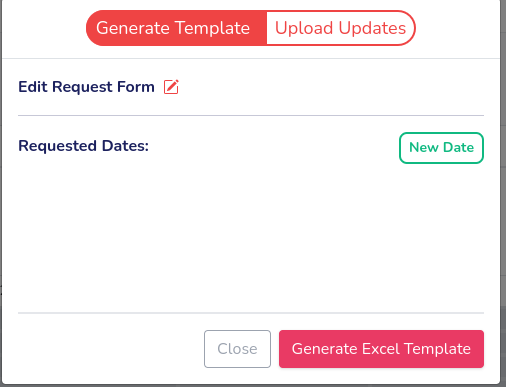
#> input picture first.png, 506 x 387 px
$ python -i cartoon.py   (imports and definitions only)
#> lines starting #> are read from the running program, lines starting #| are printed output that depends on the picture; after the words box and inside, x2 and y2 are one past the last pixel; in counts of white or black regions, pixels touching at a corner belong together
from crypt import methods
from flask import Flask, jsonify, request
import argparse
import time
import numpy as np
from collections import defaultdict
from scipy import stats
import cv2

# [1 line not run here, left out]


# [13 lines that did not run here, left out]


def makecartoon(image):
    """
    convert image into cartoon-like image
    """

    output = np.array(image)
    x, y, c = output.shape
#> x = 387; y = 506; c = 3

    for i in range(c):
        output[:, :, i] = cv2.bilateralFilter(output[:, :, i], 5, 50, 50)
#> output: shape (387, 506, 3); mean R, G, B 247.5, 235.5, 237.4
    edge = cv2.Canny(output, 100, 200)
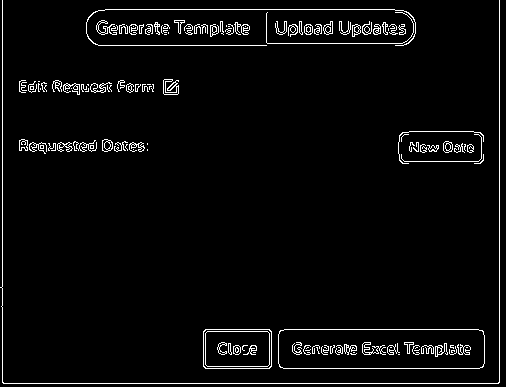
#> edge: shape (387, 506); 3.5% white in thin lines or dots

    output = cv2.cvtColor(output, cv2.COLOR_RGB2HSV)
#> output: shape (387, 506, 3); mean H, S, V 14.8, 15.5, 248.7

    hists = []

    hist, _ = np.histogram(output[:, :, 0], bins=np.arange(180+1))
#> hist = 180 values, max 171713 at index 0, min 0 at index 14, mean 1087.9
    hists.append(hist)

    hist, _ = np.histogram(output[:, :, 1], bins=np.arange(256+1))
#> hist = 256 values, max 162771 at index 0, min 0 at index 196, mean 764.9
    hists.append(hist)

    hist, _ = np.histogram(output[:, :, 2], bins=np.arange(256+1))
#> hist = 256 values, max 152704 at index 255, min 0 at index 0, mean 764.9
    hists.append(hist)

    C = []
    for h in hists:
        C.append(k_histogram(h))
#> this loop made 3 passes
#> after the loop, C = [[0, 128], [0, 50, 132, 180, 194], [113, 204, 253]]
    print("centroids: {0}".format(C))
#| centroids: [array([  0., 128.]), array([  0.,  50., 132., 180., 194.]), array([113., 204., 253.])]

    output = output.reshape((-1, c))
    for i in range(c):
        channel = output[:, i]
        index = np.argmin(np.abs(channel[:, np.newaxis] - C[i]), axis=1)
        output[:, i] = C[i][index]
    output = output.reshape((x, y, c))
#> output: shape (387, 506, 3); mean H, S, V 14.5, 15.1, 248.6
    output = cv2.cvtColor(output, cv2.COLOR_HSV2RGB)
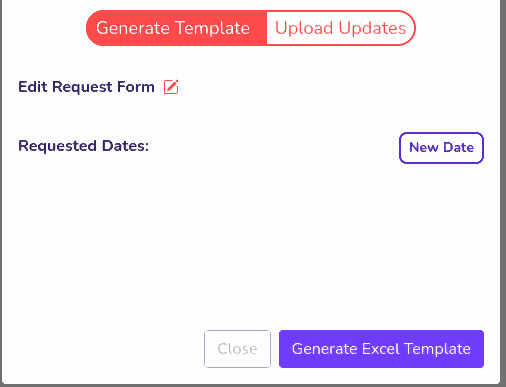
#> output: shape (387, 506, 3); mean R, G, B 242.7, 234.1, 242.2

    contours, _ = cv2.findContours(edge,
                                   cv2.RETR_EXTERNAL,
                                   cv2.CHAIN_APPROX_NONE)
#> contours = 100 contours, 69 with area under 20; largest, box (x1, y1, x2, y2) and area: (278, 329, 485, 369) 7997, (203, 329, 272, 369) 2644, (163, 79, 179, 95) 119, (102, 139, 113, 152) 104, (443, 141, 453, 153) 85

    cv2.drawContours(output, contours, -1, 0, thickness=1)
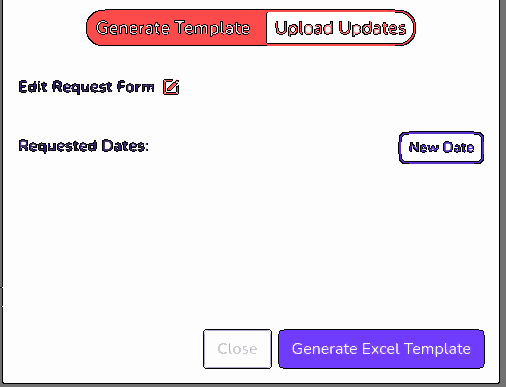
#> output: shape (387, 506, 3); 2.82% of pixels changed, all inside (x1, y1, x2, y2) = (0, 0, 500, 384)
    return output


def update_C(C, hist):
    """
    update centroids until they don't change
    """
    while True:
        groups = defaultdict(list)
        for i in range(len(hist)):
            if hist[i] == 0:
                continue
            d = np.abs(C-i)
            index = np.argmin(d)
            groups[index].append(i)

        new_C = np.array(C)
        for i, indice in groups.items():
            if np.sum(hist[indice]) == 0:
                continue
            new_C[i] = int(np.sum(indice*hist[indice])/np.sum(hist[indice]))
        if np.sum(new_C-C) == 0:
            break
        C = new_C
    return C, groups


def k_histogram(hist):
    """
    choose the best K for k-means and get the centroids
    """
    alpha = 0.001
    N = 80
    C = np.array([128])

    while True:
        C, groups = update_C(C, hist)

        new_C = set()
        for i, indice in groups.items():
            if len(indice) < N:
                new_C.add(C[i])
                continue
            z, pval = stats.normaltest(hist[indice])
            if pval < alpha:
                left = 0 if i == 0 else C[i-1]
                right = len(hist)-1 if i == len(C)-1 else C[i+1]
                delta = right-left
                if delta >= 3:
                    c1 = (C[i]+left)/2
                    c2 = (C[i]+right)/2
                    new_C.add(c1)
                    new_C.add(c2)
                else:
                    new_C.add(C[i])
            else:
                new_C.add(C[i])
        if len(new_C) == len(C):
            break
        else:
            C = np.array(sorted(new_C))
    return C

>>> import cv2
>>> picture = cv2.cvtColor(cv2.imread('first.png'), cv2.COLOR_BGR2RGB)
>>> result = makecartoon(picture)
